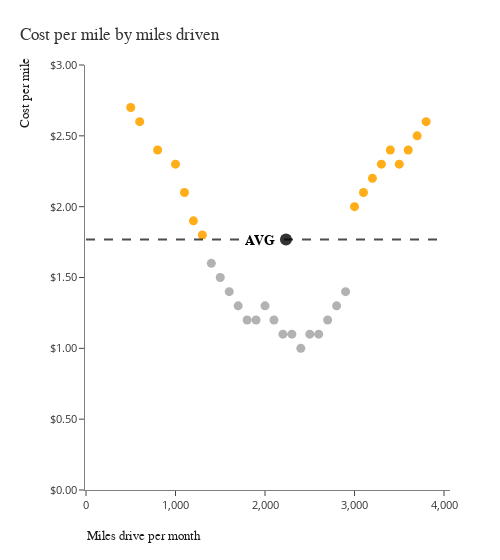

Notebook code cell kept with this figure:
### Code cell
# Definición del gráfico
fig = px.scatter(
    data_frame=df,
    x='miles_per_month',
    y='cost_per_mile',
    width=500,
    color='is_above_average',
    color_discrete_map={
        'Above Average': 'rgba(255, 165, 0, 0.9)',
        'Below Average': 'rgba(0, 0, 0, 0.3)'
    }
)

# Tamaño de las burbujas
fig.update_traces(
    marker=dict(size=9)
)

# Configuración del gráfico
fig.update_layout(
    title=dict(
        text='Cost per mile by miles driven',
        x=0.04,
        y=0.95,        
        font=dict(
            family='Trebuchet MS',
            color='rgba(0, 0, 0, 0.8)'
        )
    ),
    plot_bgcolor='white',
    xaxis=dict(
        title='',
        showline=True,
        linecolor='rgba(0, 0, 0, 0.5)',
        tickfont=dict(size=11, color='rgba(0, 0, 0, 0.8)'),
        ticks='outside',
        tickformat=',',
    ),
    yaxis=dict(
        title=dict(
            text='',
        ),
        showline=True,
        linecolor='rgba(0, 0, 0, 0.5)',
        tickfont=dict(size=11, color='rgba(0, 0, 0, 0.8)'),
        ticks='outside',
        tickformat='$,.2f',
        range=[0, 3]
    ),
    showlegend=False,
    margin=dict(b=70, r=50, l=85, t=65)

)

# Titulo eje Y
fig.add_annotation(
    text="Cost per mile",
    xref="paper",yref="paper",
    x=-0.185, y=1.02,
    showarrow=False,
    font=dict(size=13, color='rgba(0, 0, 0, 0.9)', family='Trebuchet MS'),
    textangle=-90
)

# Titulo eje X
fig.add_annotation(
    text="Miles driven per month",
    xref="paper",yref="paper",
    x=0, y=-0.13,
    showarrow=False,
    font=dict(size=13, color='rgba(0, 0, 0, 0.9)', family='Trebuchet MS'),
    textangle=0,
)

# Linea de promedio
fig.add_shape(
    type='line',
    x0=0, x1=4000,
    y0=cost_per_mile_mean, y1=cost_per_mile_mean,
    line=dict(
        color='rgba(0, 0, 0, 0.7)',
        dash='dash'
    )
)

# Valor promedio
fig.add_trace(
    go.Scatter(
        x=[miles_per_month_mean],
        y=[cost_per_mile_mean],
        marker=dict(
            size=12,
            color='rgba(0, 0, 0, 0.8)'
        )
    )
)

# Titulo del valor promedio
fig.add_annotation(
    text='AVG',
    xref="paper",yref="paper",
    x=0.48, y=0.586,
    showarrow=False,
    font=dict(size=14, color='black', family='Trebuchet MS', weight='bold'),
    textangle=0,
    bgcolor='white'
)

fig.show()

### Figure 1 — Plotly figure (JSON) as saved in the notebook; plotly's stock layout.template omitted (floating-point values rounded to 4 significant figures)
{"data": [{"hovertemplate": "is_above_average=Above Average<br>miles_per_month=%{x}<br>cost_per_mile=%{y}<extra></extra>", "legendgroup": "Above Average", "marker": {"color": "rgba(255, 165, 0, 0.9)", "size": 9, "symbol": "circle"}, "mode": "markers", "name": "Above Average", "orientation": "v", "showlegend": true, "type": "scatter", "x": [500, 600, 800, 1000, 1100, 1200, 1300, 3000, 3100, 3200, 3300, 3400, 3500, 3600, 3700, 3800], "xaxis": "x", "y": [2.7, 2.6, 2.4, 2.3, 2.1, 1.9, 1.8, 2, 2.1, 2.2, 2.3, 2.4, 2.3, 2.4, 2.5, 2.6], "yaxis": "y"}, {"hovertemplate": "is_above_average=Below Average<br>miles_per_month=%{x}<br>cost_per_mile=%{y}<extra></extra>", "legendgroup": "Below Average", "marker": {"color": "rgba(0, 0, 0, 0.3)", "size": 9, "symbol": "circle"}, "mode": "markers", "name": "Below Average", "orientation": "v", "showlegend": true, "type": "scatter", "x": [1400, 1500, 1600, 1700, 1800, 1900, 2000, 2100, 2200, 2300, 2400, 2500, 2600, 2700, 2800, 2900], "xaxis": "x", "y": [1.6, 1.5, 1.4, 1.3, 1.2, 1.2, 1.3, 1.2, 1.1, 1.1, 1, 1.1, 1.1, 1.2, 1.3, 1.4], "yaxis": "y"}, {"marker": {"color": "rgba(0, 0, 0, 0.8)", "size": 12}, "type": "scatter", "x": [2234.0], "y": [1.769]}], "layout": {"annotations": [{"font": {"color": "rgba(0, 0, 0, 0.9)", "family": "Trebuchet MS", "size": 13}, "showarrow": false, "text": "Cost per mile", "textangle": -90, "x": -0.185, "xref": "paper", "y": 1.02, "yref": "paper"}, {"font": {"color": "rgba(0, 0, 0, 0.9)", "family": "Trebuchet MS", "size": 13}, "showarrow": false, "text": "Miles drive per month", "textangle": 0, "x": 0, "xref": "paper", "y": -0.13, "yref": "paper"}, {"bgcolor": "white", "font": {"color": "black", "family": "Trebuchet MS", "size": 14, "weight": "bold"}, "showarrow": false, "text": "AVG", "textangle": 0, "x": 0.48, "xref": "paper", "y": 0.586, "yref": "paper"}], "legend": {"title": {"text": "is_above_average"}, "tracegroupgap": 0}, "margin": {"b": 70, "l": 85, "r": 50, "t": 65}, "plot_bgcolor": "white", "shapes": [{"line": {"color": "rgba(0, 0, 0, 0.7)", "dash": "dash"}, "type": "line", "x0": 0, "x1": 4000, "y0": 1.769, "y1": 1.769}], "showlegend": false, "title": {"font": {"color": "rgba(0, 0, 0, 0.8)", "family": "Trebuchet MS"}, "text": "Cost per mile by miles driven", "x": 0.04, "y": 0.95}, "width": 500, "xaxis": {"anchor": "y", "domain": [0, 1], "linecolor": "rgba(0, 0, 0, 0.5)", "showline": true, "tickfont": {"color": "rgba(0, 0, 0, 0.8)", "size": 11}, "tickformat": ",", "ticks": "outside", "title": {"text": ""}}, "yaxis": {"anchor": "x", "domain": [0, 1], "linecolor": "rgba(0, 0, 0, 0.5)", "range": [0, 3], "showline": true, "tickfont": {"color": "rgba(0, 0, 0, 0.8)", "size": 11}, "tickformat": "$,.2f", "ticks": "outside", "title": {"text": ""}}}}
